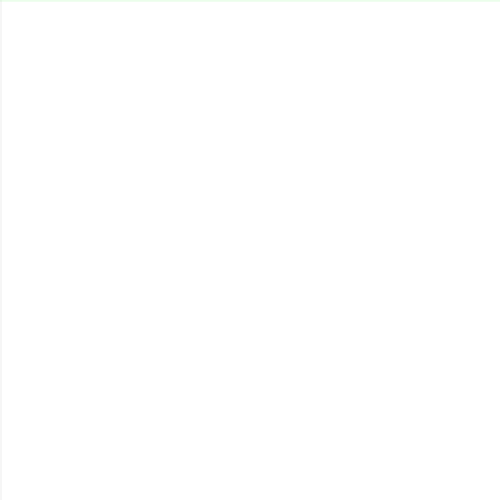
Frame 1 (no input)
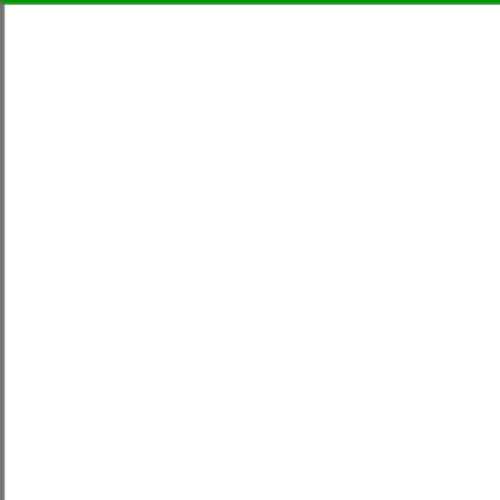
Frame 60 (the mouse pressed at the canvas centre just before this capture)
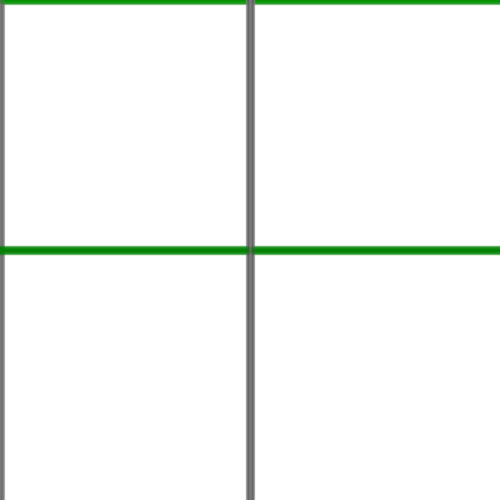
Frame 120 (the mouse held since frame 60 and released just before this capture)

The Processing sketch that drew these frames (run headless with seeded random() and noise(); from frame 60 on, the mouse is pressed at the canvas centre):

// Processing sketch: processing_110337
// ── processing_110337.pde

int[] colorOptions = {30,100,200,230};
void setup(){
size(500,500);
background (255,255,255,100);
strokeWeight(3);
noCursor();
}

void draw(){
float g = random (255);
stroke(g,g,g,25);
line(mouseX,0,mouseX,height);
strokeWeight (random (10));
stroke (0,random(255),0,20);
line(0,mouseY,width,mouseY);
}
